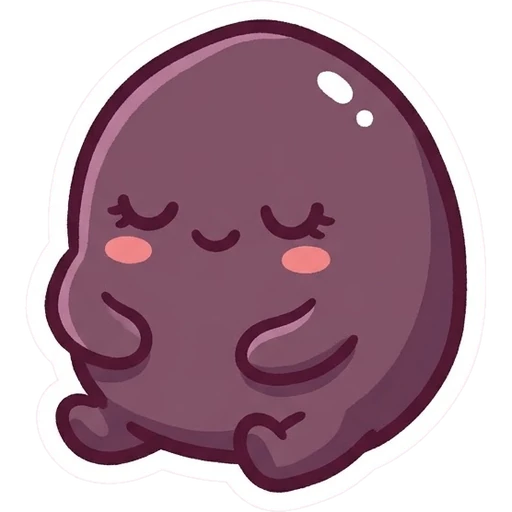
#> input picture fruits/week-04.webp, 512 x 512 px
$ python -i remove_bg.py   (imports and definitions only)
#> lines starting #> are read from the running program, lines starting #| are printed output that depends on the picture; after the words box and inside, x2 and y2 are one past the last pixel; in counts of white or black regions, pixels touching at a corner belong together
"""Вырезает фон у фруктов, созданных в Gemini.

fruits/raw/week-NN.png -> fruits/week-NN.webp (прозрачный фон, до 512 px).

Фон заливается от краёв картинки; белая обводка-стикер его останавливает.
Запуск: python tools/remove_bg.py  (нужен Pillow). Уже обработанные файлы пропускаются.
"""
from pathlib import Path

from PIL import Image, ImageChops, ImageDraw, ImageFilter

ROOT = Path(__file__).resolve().parent.parent
RAW = ROOT / "fruits" / "raw"
OUT = ROOT / "fruits"
SIZE = 512
THRESH = 30  # допуск по цвету фона; белая обводка дальше (~58)
MARK = (255, 0, 255)


def cut(src: Path, dst: Path) -> None:
#> called with src = '../fruits/week-04.webp', dst = 'out.png'
    img = Image.open(src).convert("RGB")
    w, h = img.size
#> w = 512; h = 512
    flood = img.copy()
    for seed in [(0, 0), (w - 1, 0), (0, h - 1), (w - 1, h - 1), (w // 2, 0), (w // 2, h - 1), (0, h // 2), (w - 1, h // 2)]:
        if flood.getpixel(seed) != MARK:
            ImageDraw.floodfill(flood, seed, MARK, thresh=THRESH)
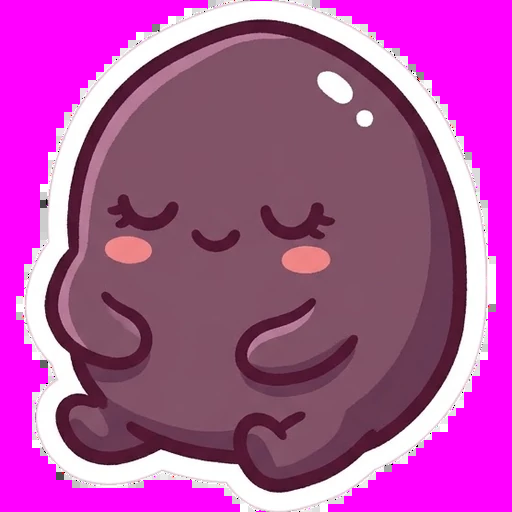
#> flood: PIL image 512x512 RGB; mean R, G, B 175.2, 79.4, 158.7

    r, g, b = flood.split()
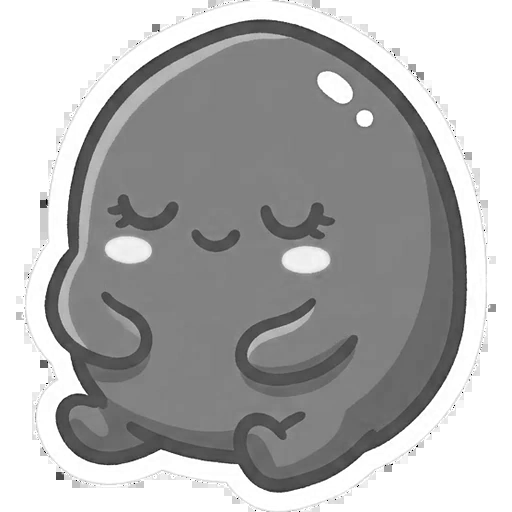
#> r: PIL image 512x512 L; min 0, max 255, mean 175.2
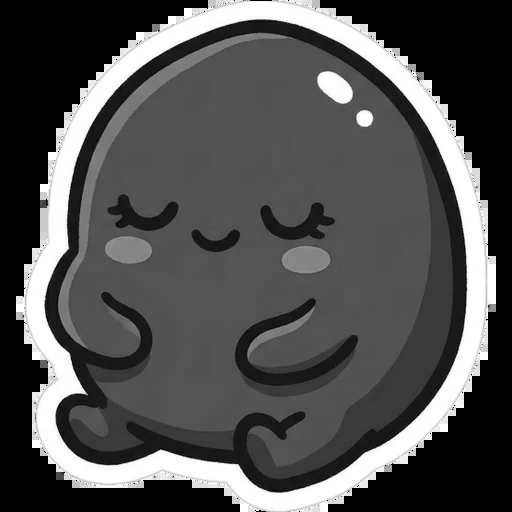
#> g: PIL image 512x512 L; min 0, max 255, mean 79.4
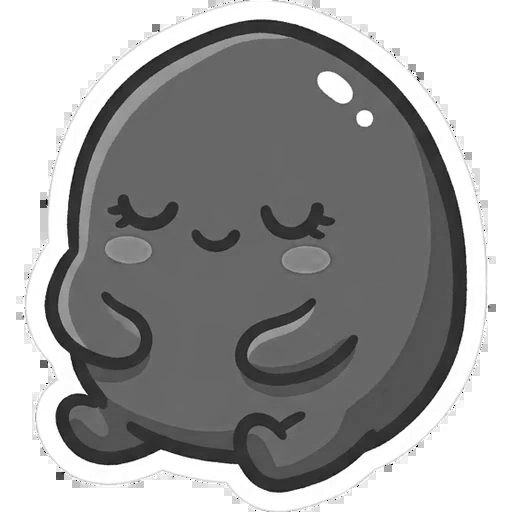
#> b: PIL image 512x512 L; min 0, max 255, mean 158.7
    is_bg = ImageChops.multiply(ImageChops.multiply(r.point(lambda v: 255 if v == 255 else 0), g.point(lambda v: 255 if v == 0 else 0)), b.point(lambda v: 255 if v == 255 else 0))
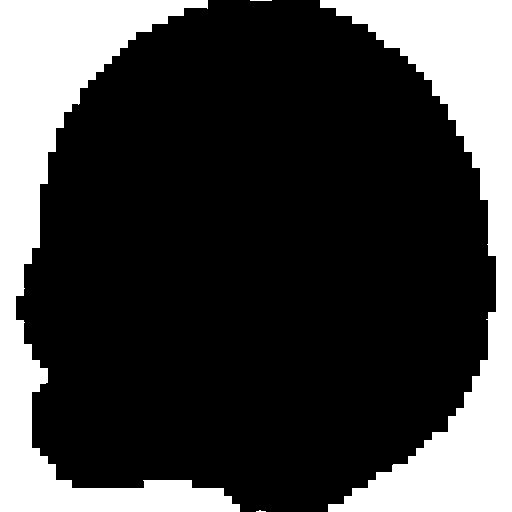
#> is_bg: PIL image 512x512 L; 26.1% white; 4 white regions (1 under 20 px), largest, box (x1, y1, x2, y2) and area: (0, 0, 240, 512) 34371, (320, 0, 512, 512) 33922, (250, 0, 272, 1) 22
    # фон -> 0, фрукт -> 255, чуть смягчаем край
    alpha = is_bg.point(lambda v: 255 - v).filter(ImageFilter.GaussianBlur(1.2))
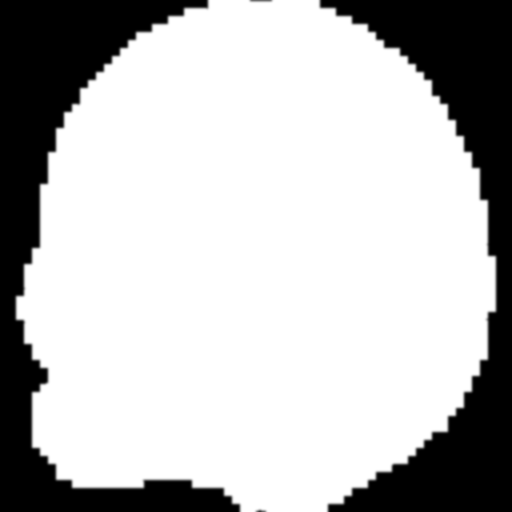
#> alpha: PIL image 512x512 L; min 0, max 255, mean 188.5
    alpha = alpha.point(lambda v: 0 if v < 40 else 255 if v > 215 else v)

    out = img.convert("RGBA")
    out.putalpha(alpha)
    out = out.crop(out.getbbox())
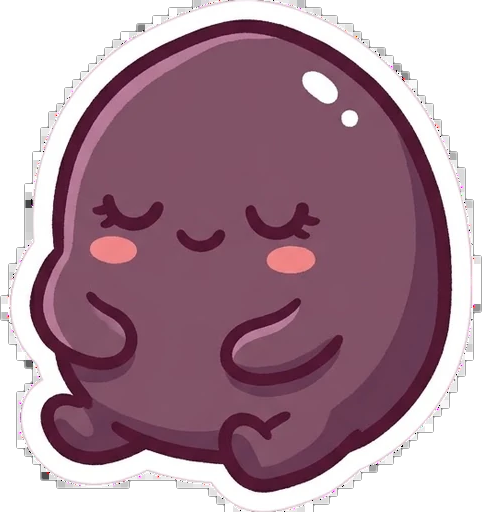
#> out: PIL image 482x512 RGBA; mean R, G, B, A 115.6, 84.3, 98.1, 200.3; transparent parts drawn white
    side = max(out.size)
#> side = 512
    canvas = Image.new("RGBA", (side, side), (0, 0, 0, 0))
#> canvas: PIL image 512x512 RGBA; every value is 0
    canvas.paste(out, ((side - out.width) // 2, (side - out.height) // 2))
    canvas = canvas.resize((SIZE, SIZE), Image.LANCZOS)
    canvas.save(dst, "WEBP", quality=90, method=6)
#> (the run stopped early here; a loop or call above may not have finished)

$ run again, on fruits/week-09.webp
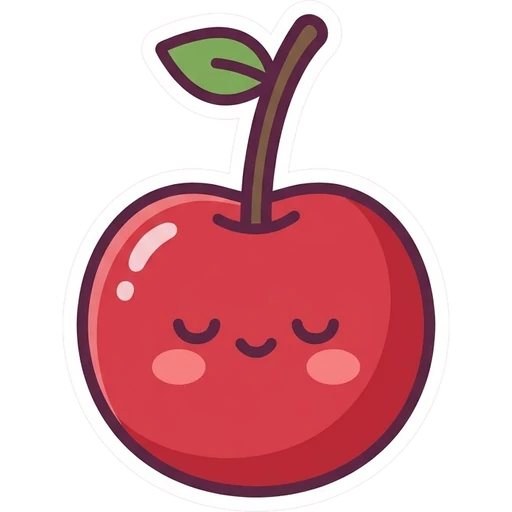
#> input picture fruits/week-09.webp, 512 x 512 px
#> in cut, `is_bg = ImageChops.multiply(ImageChops.multiply(r.point(lambda v: 255 ..`:
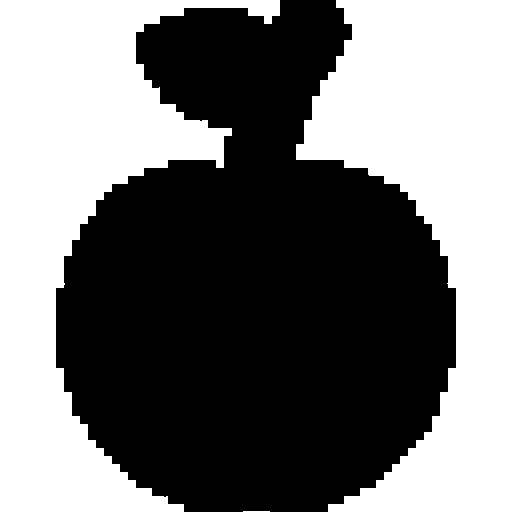
#> is_bg: PIL image 512x512 L; 46.3% white; 3 white regions, box (x1, y1, x2, y2) and area: (296, 0, 512, 512) 61248, (0, 0, 280, 512) 60095, (243, 511, 270, 512) 27
#> in cut, `out = out.crop(out.getbbox())`:
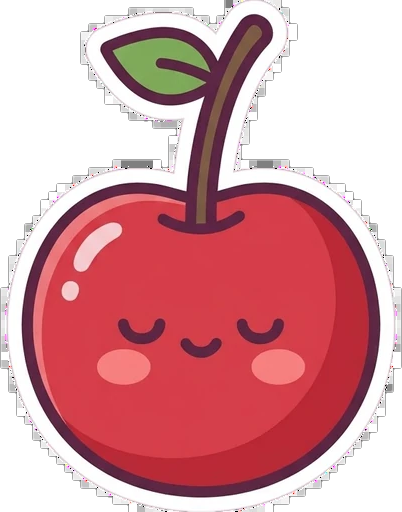
#> out: PIL image 402x512 RGBA; mean R, G, B, A 134.1, 73.6, 79.6, 174.4; transparent parts drawn white

$ run again, on fruits/week-10.webp
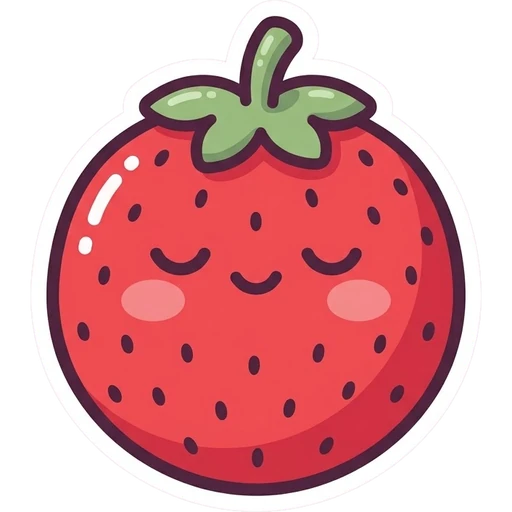
#> input picture fruits/week-10.webp, 512 x 512 px
#> is_bg: PIL image 512x512 L; 32.8% white; 4 white regions (1 under 20 px), largest, box (x1, y1, x2, y2) and area: (0, 0, 248, 512) 44220, (312, 0, 512, 512) 41665, (244, 511, 268, 512) 24
#> in cut, `out = out.crop(out.getbbox())`:
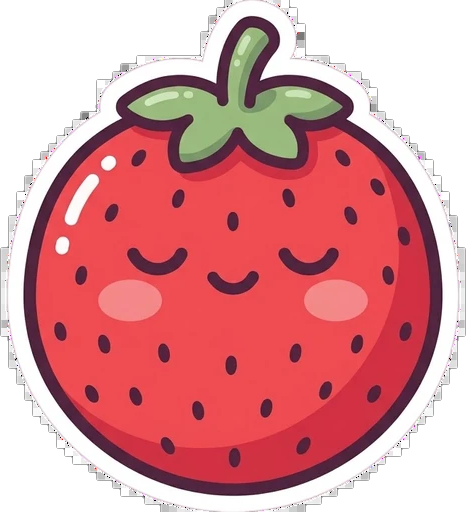
#> out: PIL image 466x512 RGBA; mean R, G, B, A 151.5, 79.3, 83.2, 188.3; transparent parts drawn white
